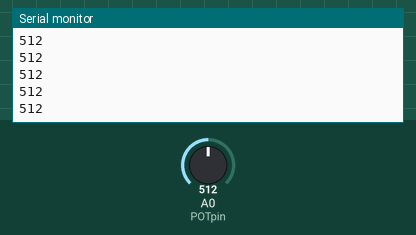
Simulated run of this sketch. Board: Arduino Uno, built with avr-gcc and run on an emulated ATmega328P. On the bench: the last lines printed to the serial monitor. The test bench sets the inputs (shaded band); at power-on: A0 (POTpin) = 512.

Above: at 1.2 s.
1.3 s: A0 (POTpin) set to 716
At 1.32 s:
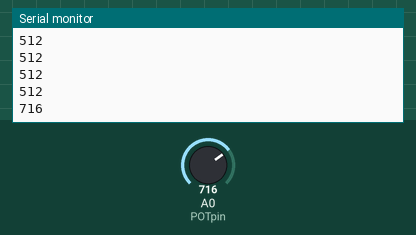
2.8 s: A0 (POTpin) set to 900
At 2.83 s:
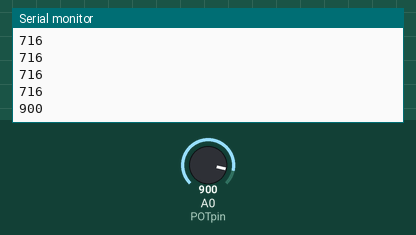
Timing chart, 0 to 5.8 s (numbered marks = the images above; inputs shaded):
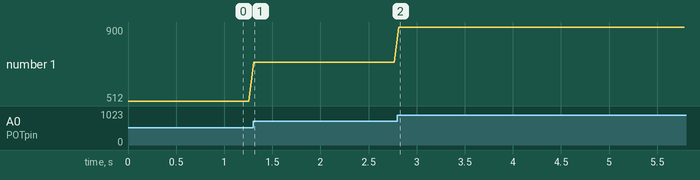

Measured:
- after the input at 1.3 s, the serial monitor: prints a new line at once (image 1)
- after the input at 2.8 s, the serial monitor: prints a new line at once (image 2)
- plotted number 1: 512 → 716 after the input at 1.3 s, 716 → 900 after the input at 2.8 s

The sketch:

pot_serial.ino
```cpp
int POTpin = A0;

void setup() {
  // put your setup code here, to run once:
  pinMode(POTpin, INPUT);
  Serial.begin(9600);
}

void loop() {
  // put your main code here, to run repeatedly:
  int sensorValue = analogRead(POTpin);
  Serial.println(sensorValue);
  delay(50);
}
```
